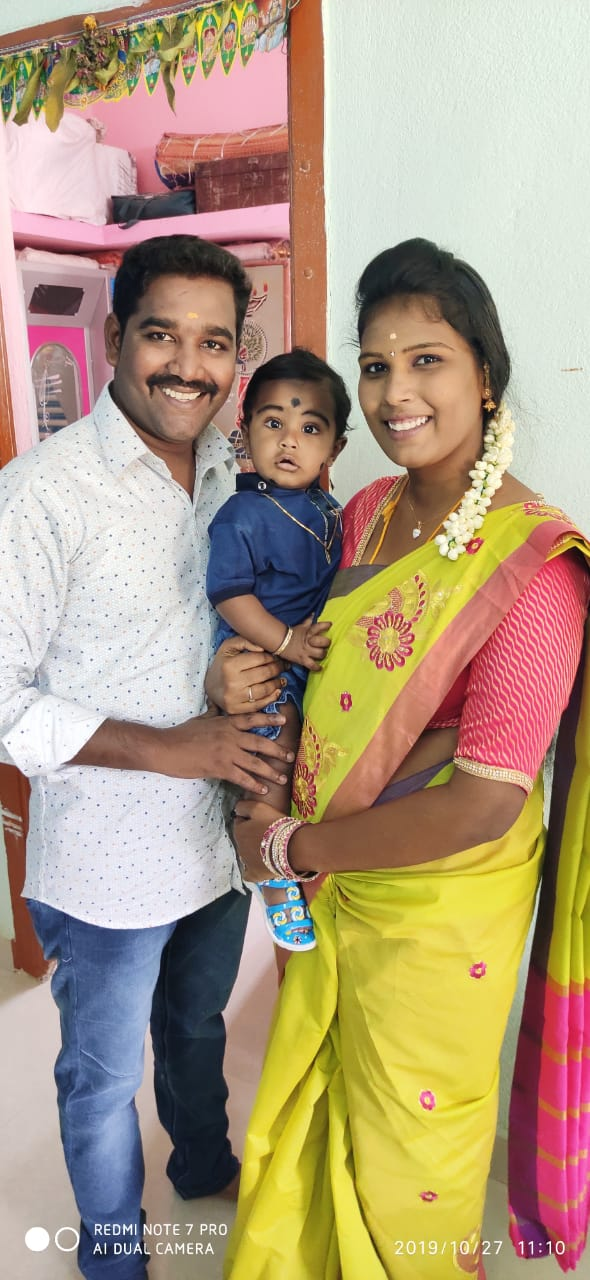
#> input picture tutorial_2/stuff_files/kkk.jpg, 590 x 1280 px, found by its file name
$ jupyter execute OpenCV.ipynb
#> lines starting #> are read from the running program, lines starting #| are printed output that depends on the picture
[cell 1]
# CV means Computer Vision

[cell 2]
import cv2
img = cv2.imread ("C:\\Users\\KKK Fin Services\\anaconda3\\Projects\\Edureka\\kkk.jpg", 1)
#> img is the input picture: shape (1280, 590, 3); mean B, G, R 128.5, 154.4, 174.9
print(img)
#> (printed output is left out)

[cell 3]
import cv2
img = cv2.imread ("C:\\Users\\KKK Fin Services\\anaconda3\\Projects\\Edureka\\kkk.jpg", 0)
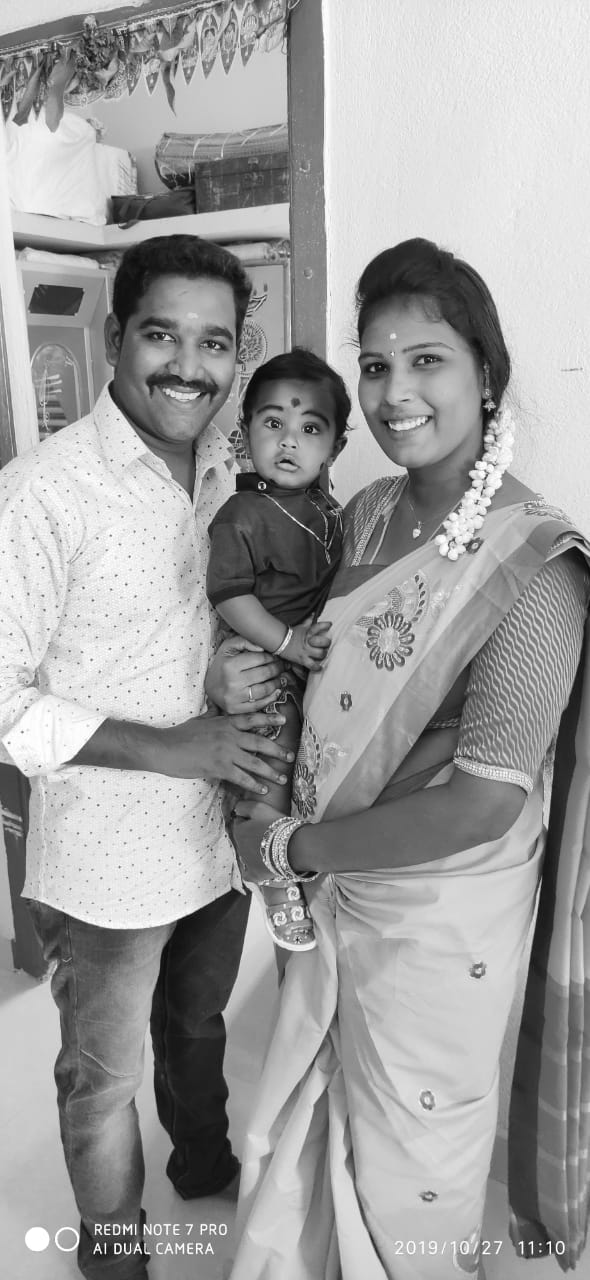
#> img: shape (1280, 590); min 0, max 255, mean 157.6
print(img)
#> (printed output is left out)

[cell 4]
import cv2
img = cv2.imread ("C:\\Users\\KKK Fin Services\\anaconda3\\Projects\\Edureka\\kkk.jpg", 0)
print(type(img))
#| <class 'numpy.ndarray'>

[cell 5]
import cv2
img = cv2.imread ("C:\\Users\\KKK Fin Services\\anaconda3\\Projects\\Edureka\\kkk.jpg", 1)
print(img.shape)
#| (1280, 590, 3)

[cell 6]
import cv2
img = cv2.imread ("C:\\Users\\KKK Fin Services\\anaconda3\\Projects\\Edureka\\kkk.jpg", 1)
cv2.imshow("Legend", img)
cv2.waitKey(2000)
cv2.destroyAllWindows()

[cell 7]
import cv2
img = cv2.imread ("C:\\Users\\KKK Fin Services\\anaconda3\\Projects\\Edureka\\kkk.jpg", 1)
resized = cv2.resize(img, (600,600))
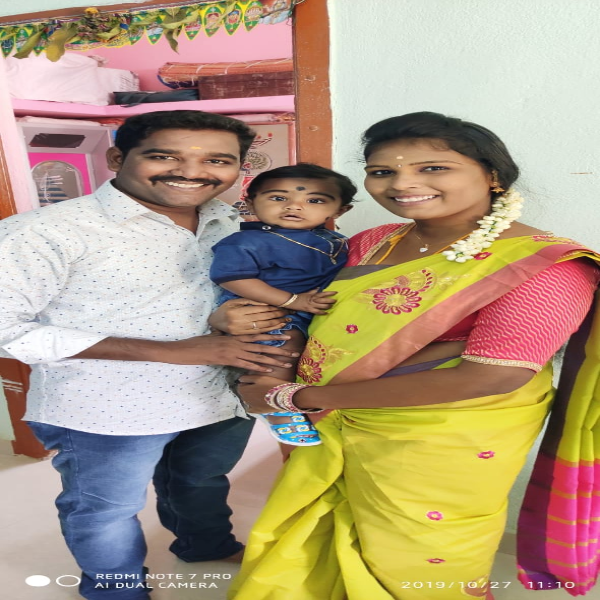
#> resized: shape (600, 600, 3); mean B, G, R 128.4, 154.2, 174.8
cv2.imshow("Legend", resized)
cv2.waitKey(2000)
cv2.destroyAllWindows()

[cell 8]
import cv2
img = cv2.imread ("C:\\Users\\KKK Fin Services\\anaconda3\\Projects\\Edureka\\kkk.jpg", 1)
resized = cv2.resize(img, (int(img.shape[1]/2),int(img.shape[0]/2)))
#> resized: shape (640, 295, 3)
cv2.imshow("Legend", resized)
cv2.waitKey(0)
cv2.destroyAllWindows()

[cell 9]
import cv2
img = cv2.imread("C:\\Users\\KKK Fin Services\\anaconda3\\Projects\\Edureka\\kkk.jpg", 1)
resized = cv2.resize(img, (int(img.shape[1]/2),int(img.shape[0]*2)))
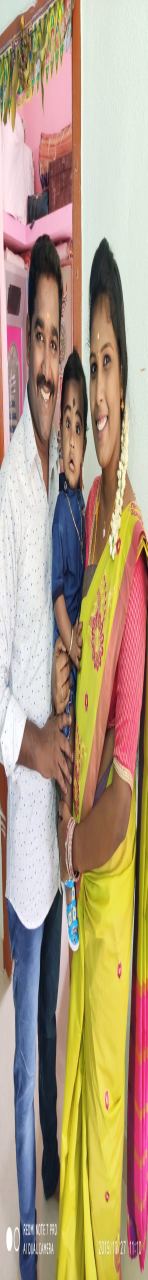
#> resized: shape (2560, 295, 3) (shown at 1/2 size); mean B, G, R 128.5, 154.3, 174.9
cv2.imshow("Legend", resized)
cv2.waitKey(0)
cv2.destroyAllWindows()
